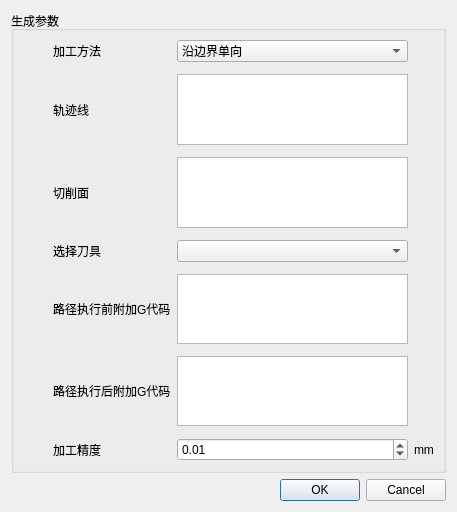
<?xml version="1.0" encoding="UTF-8"?>
<ui version="4.0">
 <class>CreatePathDlg</class>
 <widget class="QDialog" name="CreatePathDlg">
  <property name="geometry">
   <rect>
    <x>0</x>
    <y>0</y>
    <width>457</width>
    <height>512</height>
   </rect>
  </property>
  <property name="windowTitle">
   <string>生成轨迹</string>
  </property>
  <layout class="QVBoxLayout" name="verticalLayout">
   <item>
    <widget class="QGroupBox" name="groupBox_2">
     <property name="title">
      <string>生成参数</string>
     </property>
     <layout class="QHBoxLayout" name="horizontalLayout">
      <item>
       <layout class="QGridLayout" name="gridLayout" columnstretch="1,0,0">
        <property name="leftMargin">
         <number>30</number>
        </property>
        <property name="verticalSpacing">
         <number>12</number>
        </property>
        <item row="0" column="0">
         <widget class="QLabel" name="label_12">
          <property name="text">
           <string>加工方法</string>
          </property>
         </widget>
        </item>
        <item row="3" column="0">
         <widget class="QLabel" name="label_11">
          <property name="text">
           <string>切削面</string>
          </property>
         </widget>
        </item>
        <item row="6" column="1">
         <widget class="QComboBox" name="cmbToolNumber"/>
        </item>
        <item row="8" column="1">
         <widget class="QPlainTextEdit" name="editAfterCode">
          <property name="maximumSize">
           <size>
            <width>16777215</width>
            <height>80</height>
           </size>
          </property>
         </widget>
        </item>
        <item row="10" column="2">
         <widget class="QLabel" name="label_9">
          <property name="text">
           <string>mm</string>
          </property>
         </widget>
        </item>
        <item row="6" column="0">
         <widget class="QLabel" name="label_10">
          <property name="text">
           <string>选择刀具</string>
          </property>
         </widget>
        </item>
        <item row="7" column="1">
         <widget class="QPlainTextEdit" name="editBeforeCode">
          <property name="maximumSize">
           <size>
            <width>16777215</width>
            <height>80</height>
           </size>
          </property>
         </widget>
        </item>
        <item row="8" column="0">
         <widget class="QLabel" name="label_6">
          <property name="text">
           <string>路径执行后附加G代码</string>
          </property>
         </widget>
        </item>
        <item row="10" column="0">
         <widget class="QLabel" name="label_8">
          <property name="text">
           <string>加工精度</string>
          </property>
         </widget>
        </item>
        <item row="10" column="1">
         <widget class="QDoubleSpinBox" name="editUTolerance">
          <property name="maximum">
           <double>100000.000000000000000</double>
          </property>
          <property name="value">
           <double>0.010000000000000</double>
          </property>
         </widget>
        </item>
        <item row="7" column="0">
         <widget class="QLabel" name="label_5">
          <property name="text">
           <string>路径执行前附加G代码</string>
          </property>
         </widget>
        </item>
        <item row="0" column="1">
         <widget class="QComboBox" name="cmbOpType">
          <property name="currentIndex">
           <number>1</number>
          </property>
          <item>
           <property name="text">
            <string>面上沿边界往返</string>
           </property>
          </item>
          <item>
           <property name="text">
            <string>沿边界单向</string>
           </property>
          </item>
         </widget>
        </item>
        <item row="3" column="1">
         <widget class="QListWidget" name="listFaces"/>
        </item>
        <item row="2" column="0">
         <widget class="QLabel" name="label_7">
          <property name="text">
           <string>轨迹线</string>
          </property>
         </widget>
        </item>
        <item row="2" column="1">
         <widget class="QListWidget" name="listCurves"/>
        </item>
       </layout>
      </item>
     </layout>
    </widget>
   </item>
   <item>
    <widget class="QDialogButtonBox" name="buttonBox">
     <property name="orientation">
      <enum>Qt::Horizontal</enum>
     </property>
     <property name="standardButtons">
      <set>QDialogButtonBox::Cancel|QDialogButtonBox::Ok</set>
     </property>
    </widget>
   </item>
  </layout>
 </widget>
 <tabstops>
  <tabstop>cmbToolNumber</tabstop>
  <tabstop>editBeforeCode</tabstop>
  <tabstop>editAfterCode</tabstop>
  <tabstop>editUTolerance</tabstop>
  <tabstop>buttonBox</tabstop>
 </tabstops>
 <resources/>
 <connections/>
</ui>
